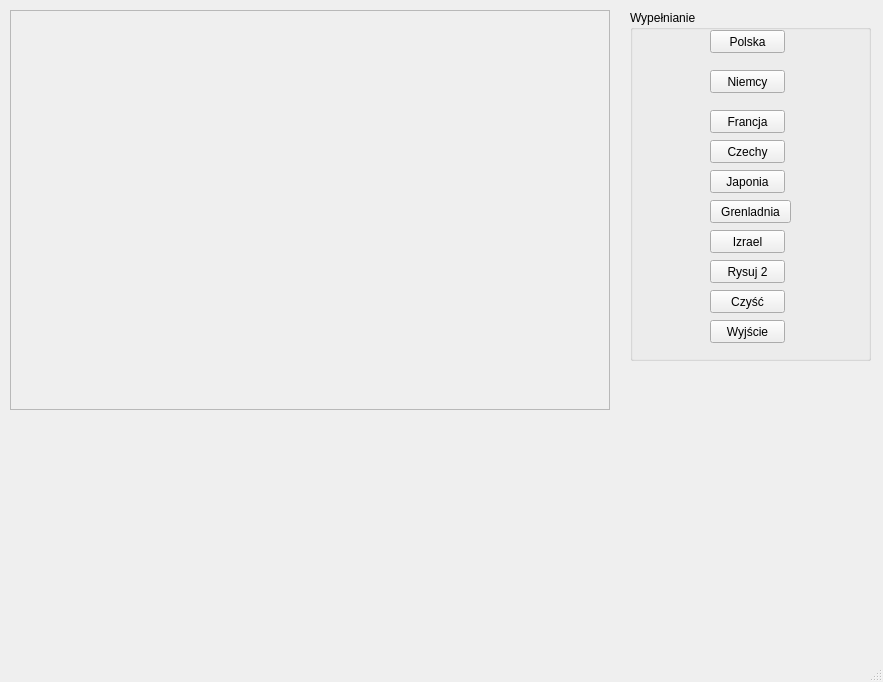
<?xml version="1.0" encoding="UTF-8"?>
<ui version="4.0">
 <class>MyWindow</class>
 <widget class="QMainWindow" name="MyWindow">
  <property name="geometry">
   <rect>
    <x>0</x>
    <y>0</y>
    <width>883</width>
    <height>682</height>
   </rect>
  </property>
  <property name="windowTitle">
   <string>MyWindow</string>
  </property>
  <widget class="QWidget" name="centralWidget">
   <widget class="QFrame" name="rysujFrame">
    <property name="geometry">
     <rect>
      <x>10</x>
      <y>10</y>
      <width>600</width>
      <height>400</height>
     </rect>
    </property>
    <property name="frameShape">
     <enum>QFrame::StyledPanel</enum>
    </property>
    <property name="frameShadow">
     <enum>QFrame::Raised</enum>
    </property>
   </widget>
   <widget class="QGroupBox" name="groupBox">
    <property name="geometry">
     <rect>
      <x>630</x>
      <y>10</y>
      <width>241</width>
      <height>351</height>
     </rect>
    </property>
    <property name="title">
     <string>Wypełnianie</string>
    </property>
    <widget class="QPushButton" name="draw1Button">
     <property name="geometry">
      <rect>
       <x>80</x>
       <y>20</y>
       <width>75</width>
       <height>23</height>
      </rect>
     </property>
     <property name="text">
      <string>Polska</string>
     </property>
    </widget>
    <widget class="QPushButton" name="draw2Button">
     <property name="geometry">
      <rect>
       <x>80</x>
       <y>60</y>
       <width>75</width>
       <height>23</height>
      </rect>
     </property>
     <property name="text">
      <string>Niemcy</string>
     </property>
    </widget>
    <widget class="QPushButton" name="cleanButton">
     <property name="geometry">
      <rect>
       <x>80</x>
       <y>280</y>
       <width>75</width>
       <height>23</height>
      </rect>
     </property>
     <property name="text">
      <string>Czyść</string>
     </property>
    </widget>
    <widget class="QPushButton" name="exitButton">
     <property name="geometry">
      <rect>
       <x>80</x>
       <y>310</y>
       <width>75</width>
       <height>23</height>
      </rect>
     </property>
     <property name="text">
      <string>Wyjście</string>
     </property>
    </widget>
    <widget class="QPushButton" name="draw3Button">
     <property name="geometry">
      <rect>
       <x>80</x>
       <y>100</y>
       <width>75</width>
       <height>23</height>
      </rect>
     </property>
     <property name="text">
      <string>Francja</string>
     </property>
    </widget>
    <widget class="QPushButton" name="draw4Button">
     <property name="geometry">
      <rect>
       <x>80</x>
       <y>130</y>
       <width>75</width>
       <height>23</height>
      </rect>
     </property>
     <property name="text">
      <string>Czechy</string>
     </property>
    </widget>
    <widget class="QPushButton" name="draw5Button">
     <property name="geometry">
      <rect>
       <x>80</x>
       <y>160</y>
       <width>75</width>
       <height>23</height>
      </rect>
     </property>
     <property name="text">
      <string>Japonia</string>
     </property>
    </widget>
    <widget class="QPushButton" name="draw6Button">
     <property name="geometry">
      <rect>
       <x>80</x>
       <y>190</y>
       <width>81</width>
       <height>23</height>
      </rect>
     </property>
     <property name="text">
      <string>Grenladnia</string>
     </property>
    </widget>
    <widget class="QPushButton" name="draw7Button">
     <property name="geometry">
      <rect>
       <x>80</x>
       <y>220</y>
       <width>75</width>
       <height>23</height>
      </rect>
     </property>
     <property name="text">
      <string>Izrael</string>
     </property>
    </widget>
    <widget class="QPushButton" name="draw8Button">
     <property name="geometry">
      <rect>
       <x>80</x>
       <y>250</y>
       <width>75</width>
       <height>23</height>
      </rect>
     </property>
     <property name="text">
      <string>Rysuj 2</string>
     </property>
    </widget>
   </widget>
  </widget>
  <widget class="QMenuBar" name="menuBar">
   <property name="geometry">
    <rect>
     <x>0</x>
     <y>0</y>
     <width>883</width>
     <height>26</height>
    </rect>
   </property>
  </widget>
  <widget class="QStatusBar" name="statusBar"/>
 </widget>
 <layoutdefault spacing="6" margin="11"/>
 <resources/>
 <connections/>
</ui>
